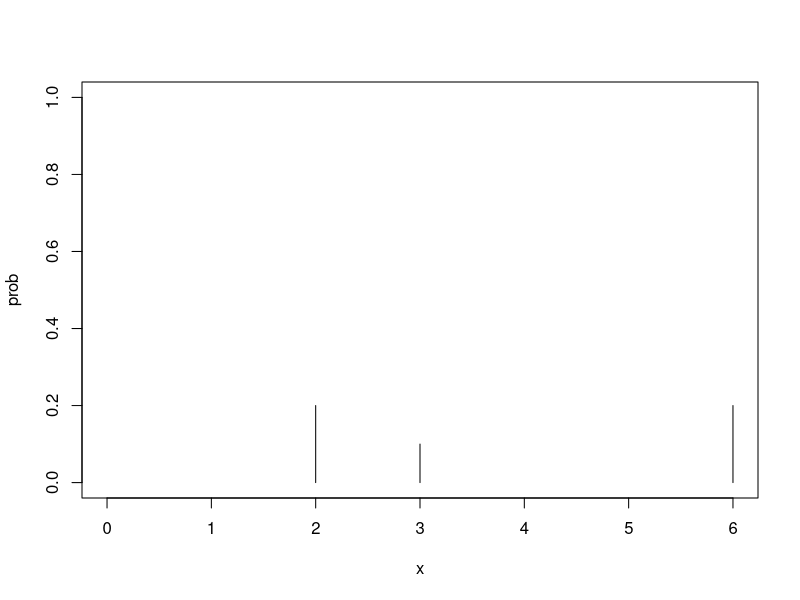
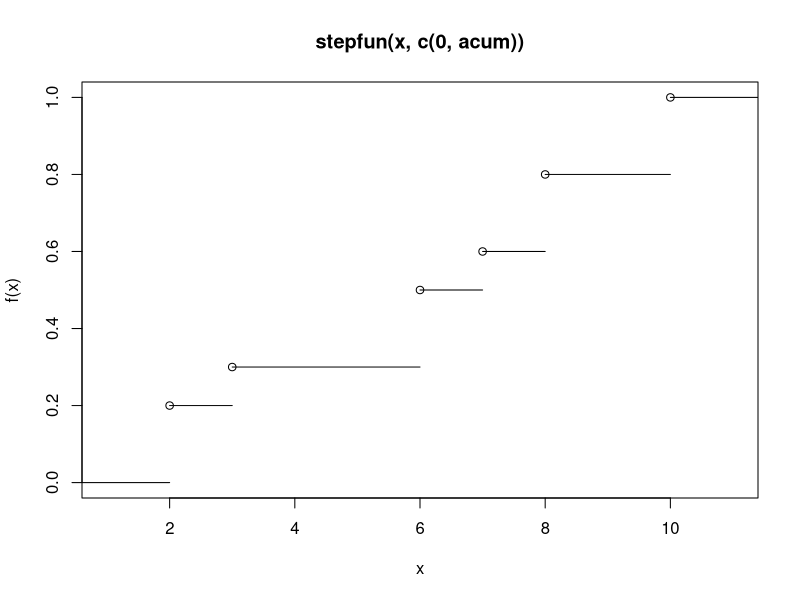
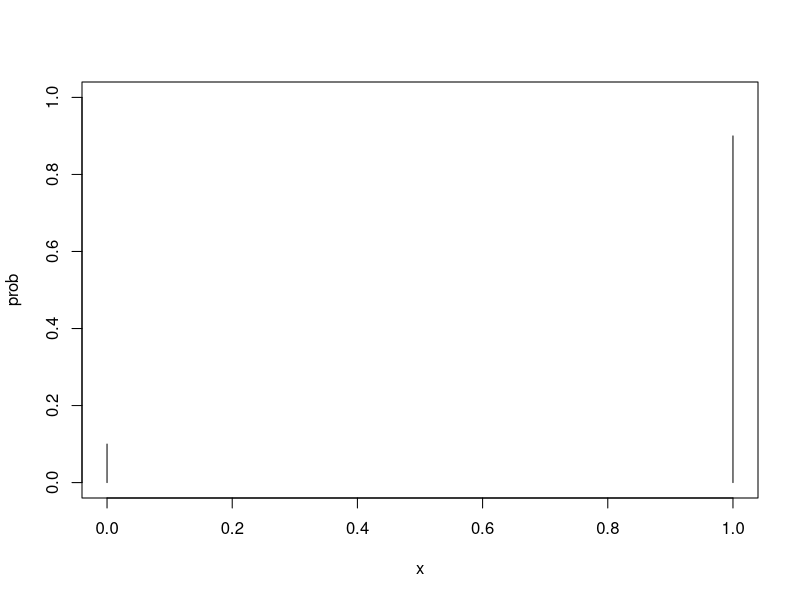
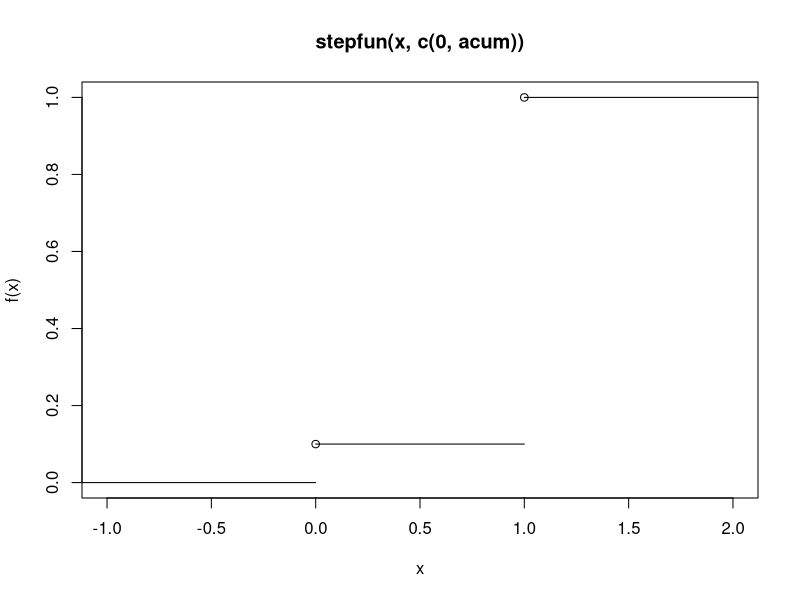
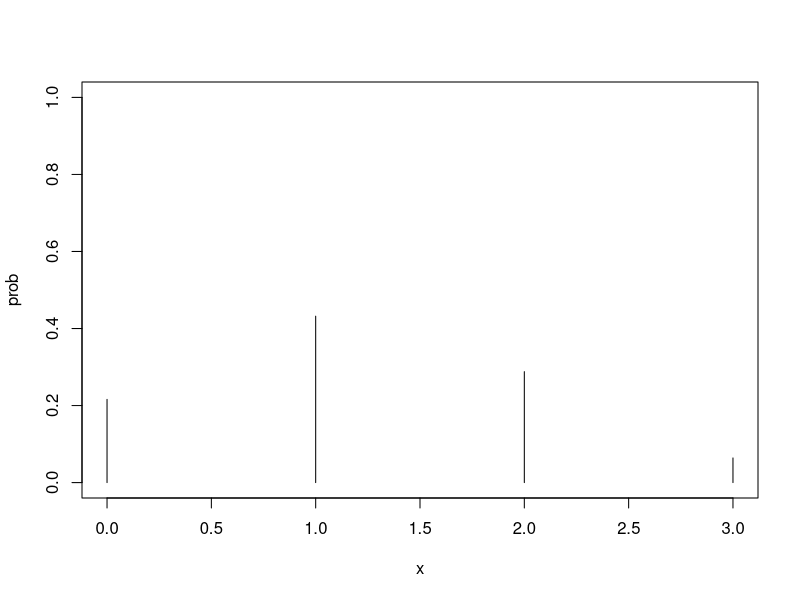
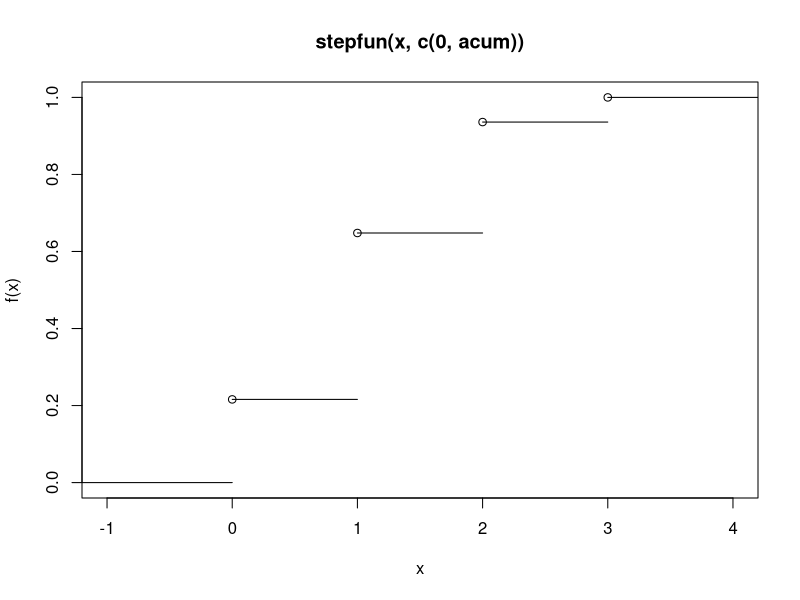
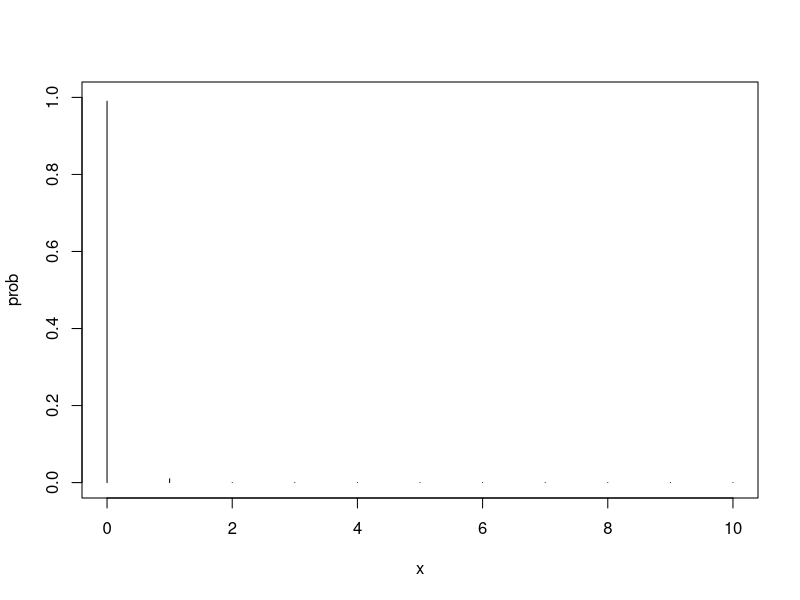
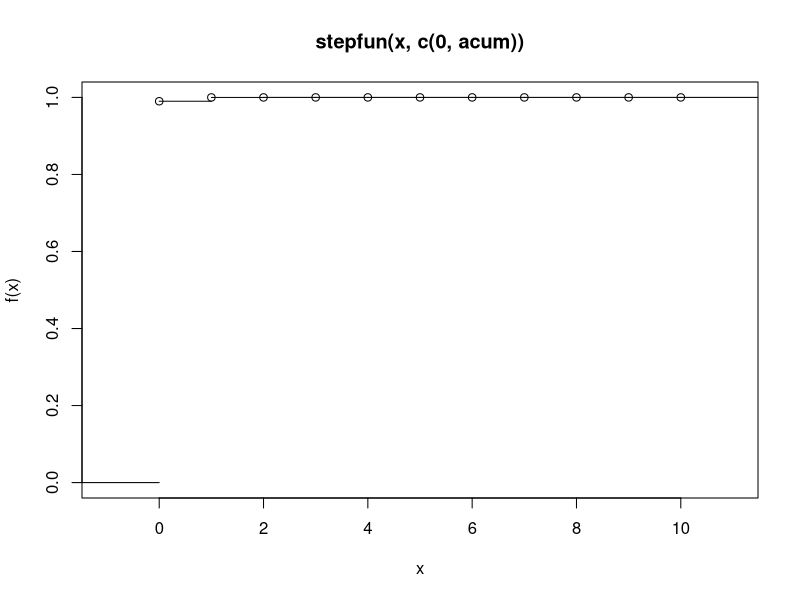

Write R code to recreate these figures, in order.
# EX 1.


x<-c(2,3,6,7,8,10)
prob<-c(0.2,0.1,0.2,0.1,0.2,0.2)

plot(x,prob,type="h", xlim=c(0,6), ylim=c(0,1))

acum<-cumsum(prob)
s<-stepfun(x, c(0,acum))
plot(s,verticals=FALSE)


# EX 2.


x<-c(0,1)
prob<-c(0.1,0.9)
plot(x,prob,type="h", xlim=c(0,1), ylim=c(0,1))

acum<-cumsum(prob)
s<-stepfun(x, c(0,acum))
plot(s,verticals=FALSE)


# EX 3.


# (A)
x<-c(0:3)
prob<-dbinom(x, 3, 0.4)
plot(x,prob,type="h", xlim=c(0,3), ylim=c(0,1))

acum<-cumsum(prob)
s<-stepfun(x, c(0,acum))
plot(s,verticals=FALSE)

# (B)
x<-c(0:10)
prob<-dbinom(x, 10, 0.001)
plot(x,prob,type="h", xlim=c(0,10), ylim=c(0,1))

acum<-cumsum(prob)
s<-stepfun(x, c(0,acum))
plot(s,verticals=FALSE)

# (C)
x<-c(0:20)
prob<-dbinom(x, 20, 0.8)
plot(x,prob,type="h", xlim=c(0,20), ylim=c(0,1))

acum<-cumsum(prob)
s<-stepfun(x, c(0,acum))
plot(s,verticals=FALSE)


# EX 4.


x<-c(0:5)
prob<-0.6

# (A)
dbinom(5, 5, 0.6)

# (B)
pbinom(3, 5, 0.6)

# (C)
1-pbinom(2, 5, 0.6)

# (D)
dbinom(2, 5, 0.6)

# (E)
1-pbinom(0, 5, 0.6)


# EX 5.



